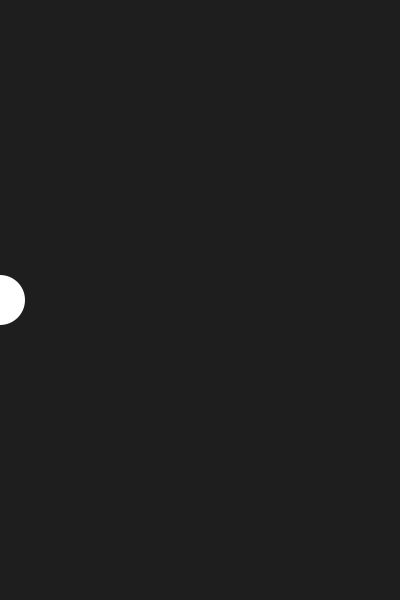
Frame 1 (no input)
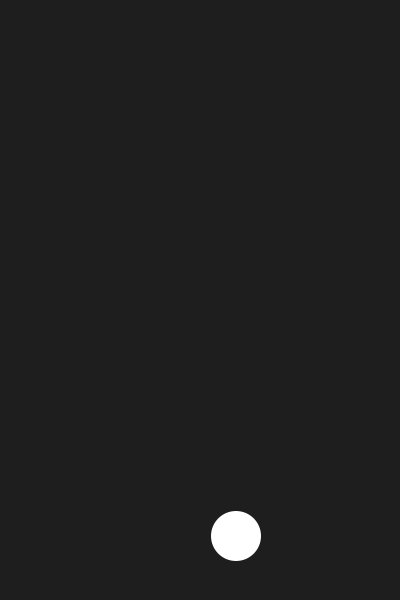
Frame 60 (the mouse pressed at the canvas centre just before this capture)
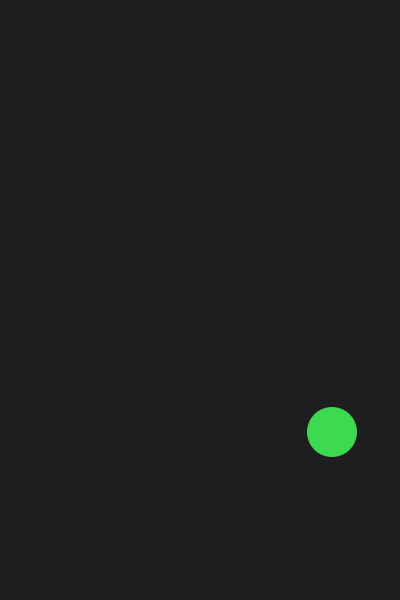
Frame 120 (the mouse held since frame 60 and released just before this capture)

The Processing sketch that drew these frames (run headless with seeded random() and noise(); from frame 60 on, the mouse is pressed at the canvas centre):

// Processing sketch: DVD
// ── DVD.pde
int circX, circY, velX, velY;

void setup () {
  size(400, 600);
  circX = 0;
  circY = height/2;
  velX = 4;
  velY = 4;
}

void draw() {
  background (30);
  noStroke();
  ellipse(circX, circY, 50, 50);
  circX = circX + velX;
  circY = circY + velY;
  
  //detección de bordes
  if (circX > width || circX < 0)  {
    velX = velX*-1;
    fill(random(255),random(255),random(255));
  }

  if (circY>height || circY < 0) { 
    velY = velY*-1;
    fill(random(255),random(255),random(255));
  }
}
